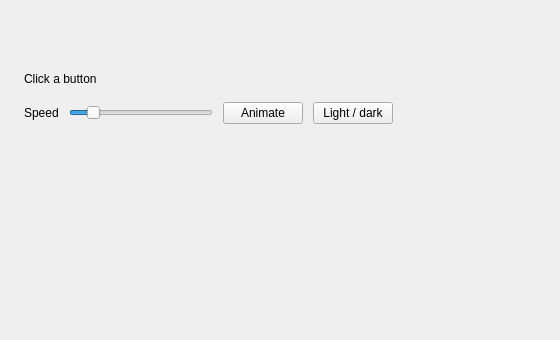
<?xml version="1.0" encoding="UTF-8"?>
<ui version="4.0">
 <class>MainWindow</class>
 <widget class="QMainWindow" name="MainWindow">
  <property name="geometry">
   <rect>
    <x>0</x>
    <y>0</y>
    <width>560</width>
    <height>340</height>
   </rect>
  </property>
  <property name="windowTitle">
   <string>QCustomRainbowButton</string>
  </property>
  <widget class="QWidget" name="centralwidget">
   <layout class="QVBoxLayout" name="mainLayout">
    <property name="spacing">
     <number>16</number>
    </property>
    <property name="leftMargin">
     <number>24</number>
    </property>
    <property name="topMargin">
     <number>24</number>
    </property>
    <property name="rightMargin">
     <number>24</number>
    </property>
    <property name="bottomMargin">
     <number>24</number>
    </property>
    <item>
     <widget class="QCustomRainbowButton" name="startButton">
      <property name="text" stdset="0">
       <string notr="true">Get started</string>
      </property>
     </widget>
    </item>
    <item>
     <widget class="QCustomRainbowButton" name="upgradeButton">
      <property name="text" stdset="0">
       <string notr="true">Upgrade</string>
      </property>
      <property name="filled" stdset="0">
       <bool>true</bool>
      </property>
     </widget>
    </item>
    <item>
     <widget class="QCustomRainbowButton" name="glowButton">
      <property name="text" stdset="0">
       <string notr="true">Glow</string>
      </property>
      <property name="glow" stdset="0">
       <bool>true</bool>
      </property>
     </widget>
    </item>
    <item>
     <widget class="QLabel" name="statusLabel">
      <property name="text">
       <string>Click a button</string>
      </property>
     </widget>
    </item>
    <item>
     <layout class="QHBoxLayout" name="controlsRow">
      <property name="spacing">
       <number>10</number>
      </property>
      <item>
       <widget class="QLabel" name="speedLabel">
        <property name="text">
         <string>Speed</string>
        </property>
       </widget>
      </item>
      <item>
       <widget class="QSlider" name="speedSlider">
        <property name="minimum">
         <number>16</number>
        </property>
        <property name="maximum">
         <number>200</number>
        </property>
        <property name="value">
         <number>40</number>
        </property>
        <property name="orientation">
         <enum>Qt::Horizontal</enum>
        </property>
       </widget>
      </item>
      <item>
       <widget class="QPushButton" name="animateButton">
        <property name="text">
         <string>Animate</string>
        </property>
        <property name="cursor">
         <cursorShape>PointingHandCursor</cursorShape>
        </property>
       </widget>
      </item>
      <item>
       <widget class="QPushButton" name="themeButton">
        <property name="text">
         <string>Light / dark</string>
        </property>
        <property name="cursor">
         <cursorShape>PointingHandCursor</cursorShape>
        </property>
       </widget>
      </item>
      <item>
       <spacer name="controlsSpacer">
        <property name="orientation">
         <enum>Qt::Horizontal</enum>
        </property>
        <property name="sizeHint" stdset="0">
         <size>
          <width>40</width>
          <height>20</height>
         </size>
        </property>
       </spacer>
      </item>
     </layout>
    </item>
    <item>
     <spacer name="mainSpacer">
      <property name="orientation">
       <enum>Qt::Vertical</enum>
      </property>
      <property name="sizeHint" stdset="0">
       <size>
        <width>20</width>
        <height>40</height>
       </size>
      </property>
     </spacer>
    </item>
   </layout>
  </widget>
 </widget>
 <customwidgets>
  <customwidget>
   <class>QCustomRainbowButton</class>
   <extends>QWidget</extends>
   <header location="global">Custom_Widgets.QCustomRainbowButton.h</header>
  </customwidget>
 </customwidgets>
 <resources/>
 <connections/>
</ui>
